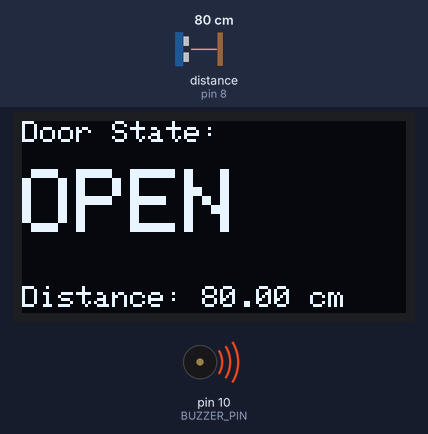
The sketch below on a simulated Arduino Uno, built with avr-gcc and run on an emulated ATmega328P. On the bench: 128×64 one-colour display, buzzer (waves = sounding, pin HIGH). The test bench sets the inputs (shaded band); at power-on: distance to the obstacle (sensor on pin 8) 80 cm. The echo pulse lasts 58.3 µs per cm; what the sketch prints to the serial monitor is not drawn.

Above: at 2.2 s.
2.3 s: distance to the obstacle (sensor on pin 8) set to 117 cm
At 4.0 s:
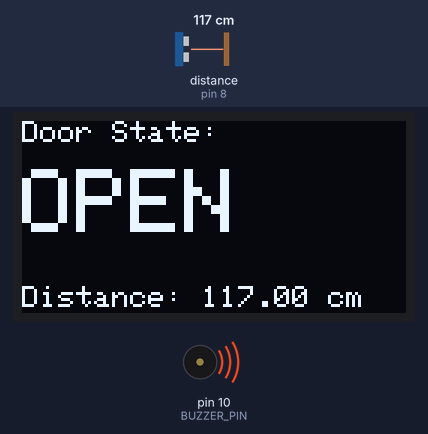
4.5 s: distance to the obstacle (sensor on pin 8) set to 125 cm
At 5.6 s:
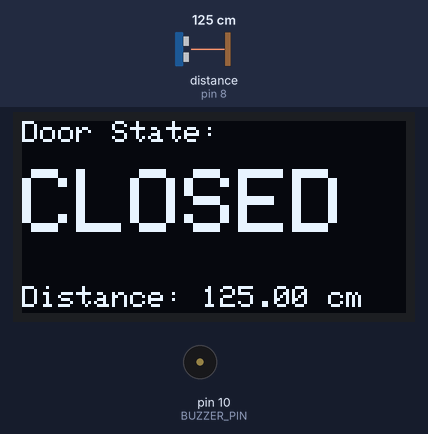
6.5 s: distance to the obstacle (sensor on pin 8) set to 2 cm
At 8.0 s:
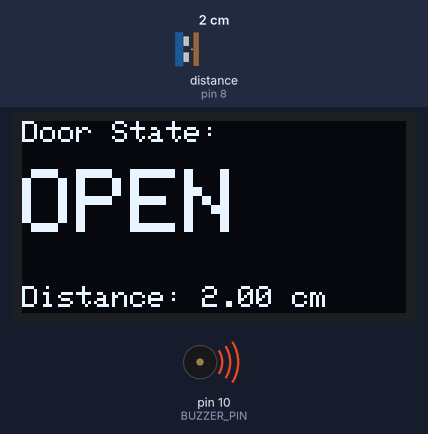
Timing chart, 0 to 9.5 s (numbered marks = the images above; inputs shaded):
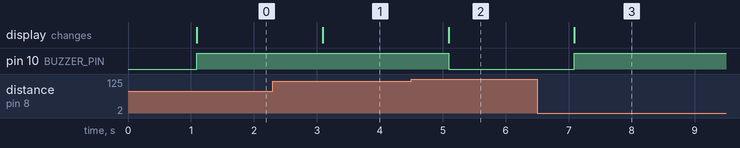

Measured:
- the behaviour switches between 119 and 120 cm on distance to the obstacle (sensor on pin 8) (found by bisection; images 1 and 2)
- after the input at 2.3 s, the display: changes after 0.80 s (image 1)
- after the input at 4.5 s, pin 10 (BUZZER_PIN): HIGH → LOW after 0.60 s; the display: changes after 0.60 s (image 2)
- after the input at 6.5 s, pin 10 (BUZZER_PIN): LOW → HIGH after 0.59 s; the display: changes after 0.59 s (image 3)

The sketch:

Arduino_Uno_R3_-_Distance_Sensor.ino
```cpp
//----------------------------------------------------------------
// Arduino Uno R3 Distance Sensor
//
// Vincent Tjoa
// September 11, 2025

#include <Wire.h>
#include <Adafruit_GFX.h>
#include <Adafruit_SSD1306.h>
#include <HCSR04.h>   // Gamegine library

#define SCREEN_WIDTH 128
#define SCREEN_HEIGHT 64
#define OLED_RESET -1
Adafruit_SSD1306 display(SCREEN_WIDTH, SCREEN_HEIGHT, &Wire, OLED_RESET);

// Pins
#define TRIG_PIN 9
#define ECHO_PIN 8
#define BUZZER_PIN 10
#define THRESHOLD 120 // cm

HCSR04 hc(TRIG_PIN, ECHO_PIN);

unsigned long lastMillis = 0;
const unsigned long interval = 1000; // 1 sec

void setup() {
  Serial.begin(9600); // communication to ESP-01
  pinMode(BUZZER_PIN, OUTPUT);

  // OLED init
  if(!display.begin(SSD1306_SWITCHCAPVCC, 0x3C)){
    while(true);
  }

  display.clearDisplay();
  display.setTextSize(2);
  display.setTextColor(SSD1306_WHITE);
  display.setCursor(0,25);
  display.println("Door Security");
  display.setCursor(30,45);
  display.println("Module");
  display.display();
  delay(1000);
}

void loop() {
  if(millis() - lastMillis >= interval){
    lastMillis = millis();

    float distance = hc.dist(); // returns distance in cm
    if(distance == 0) distance = 400; // treat 0 as max distance

    String doorState = (distance < THRESHOLD) ? "OPEN" : "CLOSED";

    // Display on OLED
    display.clearDisplay();
    display.setCursor(0,0);
    display.setTextSize(1);
    display.println("Door State:");
    display.setTextSize(3);
    display.setCursor(0,16);
    display.println(doorState);
    display.setTextSize(1);
    display.setCursor(0,55);
    display.print("Distance: ");
    display.print(distance);
    display.println(" cm");
    display.display();

    // Buzzer
    digitalWrite(BUZZER_PIN, (distance < THRESHOLD) ? HIGH : LOW);

    // Send distance to ESP-01
    Serial.println(distance);
  }
}
```
